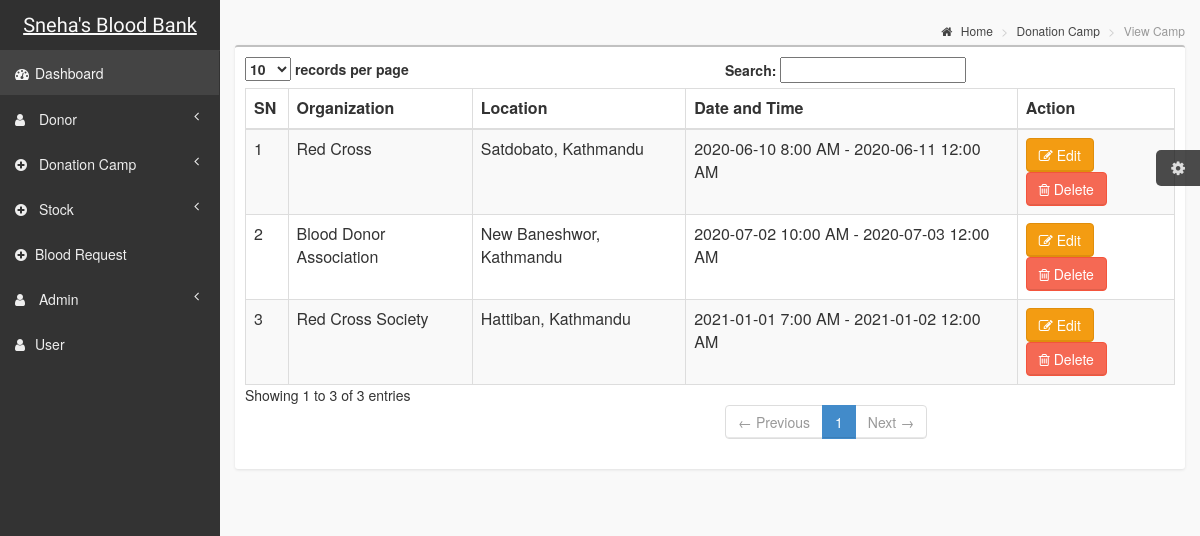
The page /superadmin/view_camp.php on the database its author committed.
### tables this page shows
CREATE TABLE `donation_camp` (
  `camp_id` int(11) NOT NULL,
  `organization` varchar(255) NOT NULL,
  `location` varchar(255) NOT NULL,
  `date_time` varchar(255) NOT NULL
);

### superadmin/view_camp.php (the view, shortened to what this page needs)
<?php
include 'header.php';
include 'sidebar.php';
$camp=$connection->prepare("SELECT * FROM donation_camp");
$camp ->execute();
?>
            <aside class="right-side">
                <section class="content-header">
                    <ol class="breadcrumb">
                        <li><a href="#"><i class="fa fa-home"></i> Home</a></li>
                        <li><a href="#">Donation Camp</a></li>
                        <li class="active">View Camp</li>
                    </ol>
                </section>
                <section class="content">
                    <div class="row">
                        <div class="col-xs-12">
                            <div class="box">
                                <div class="box-body table-responsive">
                                    <table id="example1" class="table table-bordered table-striped">
                                        <thead>
                                        <tr>
                                            <th>SN</th>
                                            <th>Organization</th>
                                            <th>Location</th>
                                            <th>Date and Time</th>
                                            <th>Action</th>
                                        </tr>
                                        </thead>
                                        <?php
                                        $sn=1;
                                        foreach ($camp as $row) {
                                        ?>
                                        <tr>
                                            <td><?php echo $sn++;?></td>
                                            <td><?php echo $row['organization'];?></td>
                                            <td><?php echo $row['location'];?></td>
                                            <td><?php echo $row['date_time'];?></td>
                                            <td>
                                             <a href="edit_camp.php?camp_id=<?php echo $row['camp_id'];?>" class="btn btn-warning"><i class="fa fa-edit"></i> Edit</a>
                                              <a href="#confirmation<?= $row['camp_id'];?>" class="btn btn-danger" data-toggle="modal"><i class="fa fa-trash-o"></i> Delete</a>
                                             </td>
                                        </tr>
                  <?php }?>
                  </table>
              </div>
          </div>
      </div>
  </div>
</section>
</aside>

### css/AdminLTE.css (style rules this page uses)
html, body { overflow-x: hidden!important; font-family: 'Source Sans Pro', sans-serif; -webkit-font-smoothing: antialiased; min-height: 100%; background: #f9f9f9; }
a { color: #3c8dbc; }
.right-side, .left-side { min-height: 100%; display: block; }
.right-side { background-color: #f9f9f9; margin-left: 220px; }
.content { padding: 20px 15px; background: #f9f9f9; }
.table-striped > tbody > tr:nth-child(odd) > td, .table-striped > tbody > tr:nth-child(odd) > th { background-color: #f3f4f5; }
.right-side > .content-header { position: relative; padding: 15px 15px 10px 20px; }
.right-side > .content-header > .breadcrumb { float: right; background: transparent; margin-top: 0px; margin-bottom: 0; font-size: 12px; padding: 7px 5px; position: absolute; top: 15px; right: 10px; -webkit-border-radius: 2px; -moz-border-radius: 2px; border-radius: 2px; }
.right-side > .content-header > .breadcrumb > li > a { color: #444; text-decoration: none; }
.right-side > .content-header > .breadcrumb > li > a > .fa, .right-side > .content-header > .breadcrumb > li > a > .glyphicon, .right-side > .content-header > .breadcrumb > li > a > .ion { margin-right: 5px; }
.right-side > .content-header > .breadcrumb > li + li:before { content: '>\00a0'; }
.box { position: relative; background: #ffffff; border-top: 2px solid #c1c1c1; margin-bottom: 20px; -webkit-border-radius: 3px; -moz-border-radius: 3px; border-radius: 3px; width: 100%; box-shadow: 0px 1px 3px rgba(0, 0, 0, 0.1); }
.box .box-body { padding: 10px; -webkit-border-top-left-radius: 0; -webkit-border-top-right-radius: 0; -webkit-border-bottom-right-radius: 3px; -webkit-border-bottom-left-radius: 3px; -moz-border-radius-topleft: 0; -moz-border-radius-topright: 0; -moz-border-radius-bottomright: 3px; -moz-border-radius-bottomleft: 3px; border-top-left-radius: 0; border-top-right-radius: 0; border-bottom-right-radius: 3px; border-bottom-left-radius: 3px; }
.box .box-body .table { margin-bottom: 0; }
.btn { font-weight: 500; -webkit-border-radius: 3px; -moz-border-radius: 3px; border-radius: 3px; border: 1px solid transparent; -webkit-box-shadow: inset 0px -2px 0px 0px rgba(0, 0, 0, 0.09); -moz-box-shadow: inset 0px -2px 0px 0px rgba(0, 0, 0, 0.09); box-shadow: inset 0px -1px 0px 0px rgba(0, 0, 0, 0.09); }
.btn.btn-danger { background-color: #f56954; border-color: #f4543c; }
.btn.btn-warning { background-color: #f39c12; border-color: #e08e0b; }
.skin-black .right-side > .content-header { background: transparent; box-shadow: none; }

### rows shown on the page
donation_camp: organization "Red Cross", location "Satdobato, Kathmandu", date_time "2020-06-10 8:00 AM - 2020-06-11 12:00 AM"
donation_camp: organization "Blood Donor Association", location "New Baneshwor, Kathmandu", date_time "2020-07-02 10:00 AM - 2020-07-03 12:00 AM"
donation_camp: organization "Red Cross Society", location "Hattiban, Kathmandu", date_time "2021-01-01 7:00 AM - 2021-01-02 12:00 AM"
